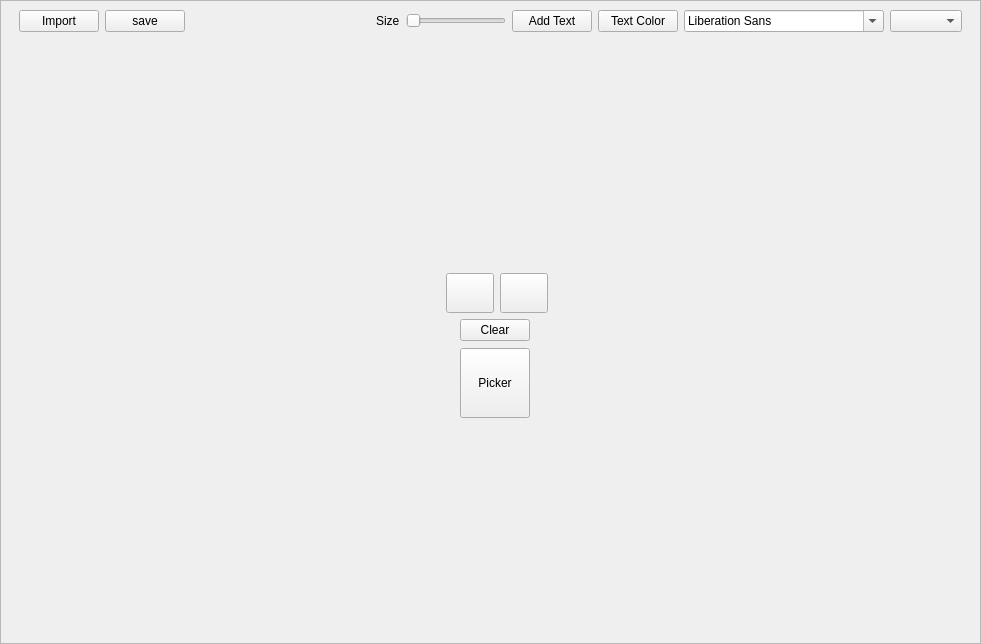
<?xml version="1.0" encoding="UTF-8"?>
<ui version="4.0">
 <class>Form</class>
 <widget class="QWidget" name="Form">
  <property name="geometry">
   <rect>
    <x>0</x>
    <y>0</y>
    <width>981</width>
    <height>644</height>
   </rect>
  </property>
  <property name="windowTitle">
   <string>Form</string>
  </property>
  <layout class="QVBoxLayout" name="verticalLayout_2">
   <property name="spacing">
    <number>0</number>
   </property>
   <property name="leftMargin">
    <number>0</number>
   </property>
   <property name="topMargin">
    <number>0</number>
   </property>
   <property name="rightMargin">
    <number>0</number>
   </property>
   <property name="bottomMargin">
    <number>0</number>
   </property>
   <item>
    <widget class="QFrame" name="frame">
     <property name="frameShape">
      <enum>QFrame::StyledPanel</enum>
     </property>
     <property name="frameShadow">
      <enum>QFrame::Raised</enum>
     </property>
     <layout class="QVBoxLayout" name="verticalLayout">
      <property name="topMargin">
       <number>0</number>
      </property>
      <property name="bottomMargin">
       <number>0</number>
      </property>
      <item>
       <widget class="QFrame" name="horizontalFrame">
        <property name="maximumSize">
         <size>
          <width>16777215</width>
          <height>50</height>
         </size>
        </property>
        <layout class="QHBoxLayout" name="horizontalLayout">
         <item>
          <widget class="QPushButton" name="import_pushbutton">
           <property name="text">
            <string>Import</string>
           </property>
          </widget>
         </item>
         <item>
          <widget class="QPushButton" name="save_pushbutton">
           <property name="text">
            <string>save</string>
           </property>
          </widget>
         </item>
         <item>
          <spacer name="horizontalSpacer">
           <property name="orientation">
            <enum>Qt::Horizontal</enum>
           </property>
           <property name="sizeHint" stdset="0">
            <size>
             <width>40</width>
             <height>20</height>
            </size>
           </property>
          </spacer>
         </item>
         <item>
          <widget class="QLabel" name="pen_icon_label">
           <property name="text">
            <string>Size</string>
           </property>
          </widget>
         </item>
         <item>
          <widget class="QSlider" name="brush_size_slider">
           <property name="maximumSize">
            <size>
             <width>100</width>
             <height>16777215</height>
            </size>
           </property>
           <property name="minimum">
            <number>10</number>
           </property>
           <property name="maximum">
            <number>20</number>
           </property>
           <property name="orientation">
            <enum>Qt::Horizontal</enum>
           </property>
          </widget>
         </item>
         <item>
          <widget class="QPushButton" name="addtext_pushbutton">
           <property name="text">
            <string>Add Text</string>
           </property>
          </widget>
         </item>
         <item>
          <widget class="QPushButton" name="text_color_pushbutton">
           <property name="text">
            <string>Text Color</string>
           </property>
          </widget>
         </item>
         <item>
          <widget class="QFontComboBox" name="font_combo_box">
           <property name="maximumSize">
            <size>
             <width>200</width>
             <height>16777215</height>
            </size>
           </property>
          </widget>
         </item>
         <item>
          <widget class="QComboBox" name="font_size_combox"/>
         </item>
        </layout>
       </widget>
      </item>
      <item>
       <layout class="QHBoxLayout" name="horizontalLayout_2">
        <item>
         <layout class="QVBoxLayout" name="verticalLayout_5">
          <property name="leftMargin">
           <number>3</number>
          </property>
          <property name="rightMargin">
           <number>10</number>
          </property>
         </layout>
        </item>
        <item>
         <widget class="QFrame" name="verticalFrame_2">
          <property name="maximumSize">
           <size>
            <width>120</width>
            <height>16777215</height>
           </size>
          </property>
          <layout class="QVBoxLayout" name="verticalLayout_6">
           <item>
            <spacer name="verticalSpacer_2">
             <property name="orientation">
              <enum>Qt::Vertical</enum>
             </property>
             <property name="sizeHint" stdset="0">
              <size>
               <width>20</width>
               <height>40</height>
              </size>
             </property>
            </spacer>
           </item>
           <item>
            <layout class="QHBoxLayout" name="horizontalLayout_3">
             <property name="bottomMargin">
              <number>0</number>
             </property>
             <item>
              <widget class="QPushButton" name="pen_button">
               <property name="minimumSize">
                <size>
                 <width>40</width>
                 <height>40</height>
                </size>
               </property>
               <property name="text">
                <string/>
               </property>
              </widget>
             </item>
             <item>
              <widget class="QPushButton" name="eraser_button">
               <property name="minimumSize">
                <size>
                 <width>40</width>
                 <height>40</height>
                </size>
               </property>
               <property name="text">
                <string/>
               </property>
              </widget>
             </item>
            </layout>
           </item>
           <item>
            <layout class="QVBoxLayout" name="verticalLayout_3">
             <property name="spacing">
              <number>7</number>
             </property>
             <property name="leftMargin">
              <number>14</number>
             </property>
             <property name="rightMargin">
              <number>14</number>
             </property>
             <item>
              <widget class="QPushButton" name="clear_pushbutton">
               <property name="minimumSize">
                <size>
                 <width>70</width>
                 <height>0</height>
                </size>
               </property>
               <property name="maximumSize">
                <size>
                 <width>70</width>
                 <height>16777215</height>
                </size>
               </property>
               <property name="text">
                <string>Clear</string>
               </property>
              </widget>
             </item>
             <item>
              <widget class="QPushButton" name="color_pushbutton">
               <property name="minimumSize">
                <size>
                 <width>70</width>
                 <height>70</height>
                </size>
               </property>
               <property name="maximumSize">
                <size>
                 <width>70</width>
                 <height>16777215</height>
                </size>
               </property>
               <property name="styleSheet">
                <string notr="true"/>
               </property>
               <property name="text">
                <string>Picker</string>
               </property>
              </widget>
             </item>
            </layout>
           </item>
           <item>
            <layout class="QGridLayout" name="palette_layout">
             <property name="leftMargin">
              <number>0</number>
             </property>
             <property name="topMargin">
              <number>0</number>
             </property>
             <property name="bottomMargin">
              <number>0</number>
             </property>
             <property name="horizontalSpacing">
              <number>10</number>
             </property>
             <property name="verticalSpacing">
              <number>5</number>
             </property>
            </layout>
           </item>
           <item>
            <spacer name="verticalSpacer">
             <property name="orientation">
              <enum>Qt::Vertical</enum>
             </property>
             <property name="sizeHint" stdset="0">
              <size>
               <width>20</width>
               <height>40</height>
              </size>
             </property>
            </spacer>
           </item>
          </layout>
         </widget>
        </item>
       </layout>
      </item>
     </layout>
    </widget>
   </item>
  </layout>
 </widget>
 <resources/>
 <connections/>
</ui>
